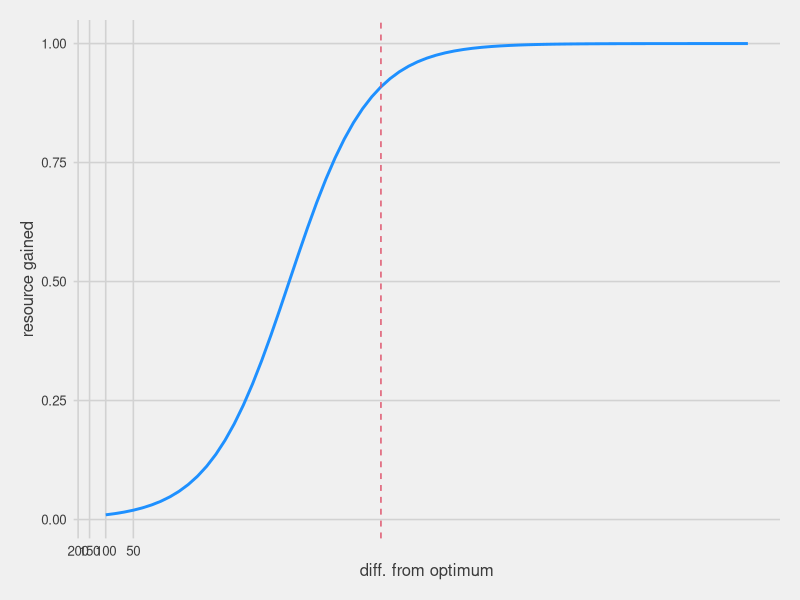
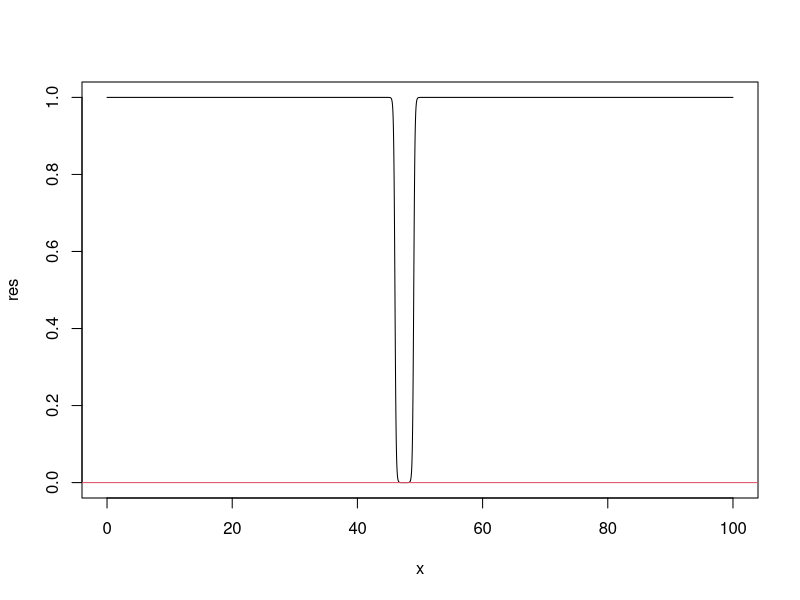

Recreate these plots in R, in order.
#### code to show initial assumptions ####

# Code author Pratik Gupte
# PhD student
# MARM group, GELIFES-RUG, NL
# Contact p.r.gupte@rug.nl

#### load libs ####

library(ggplot2)
# reverse log trans func
library("scales")
reverselog_trans <- function(base = exp(1)) {
  trans <- function(x) -log(x, base)
  inv <- function(x) base^(-x)
  trans_new(paste0("reverselog-", format(base)), trans, inv, 
            log_breaks(base = base), 
            domain = c(1e-100, Inf))
}

# themes
library(ggthemes)

#### prep resource ~ distance plot ####

div = 10^seq(-5,2,0.1)
a = 1/(1+(div))

# energy as a function of distance from peak
ggplot()+
  geom_path(aes(x = div, y = a), col = "dodgerblue", size = 1)+
  geom_vline(xintercept = c(0.1), col = 2, lty = 2)+
  scale_x_continuous(trans = reverselog_trans(10))+
  theme_fivethirtyeight()+
  theme(axis.title = element_text())+
  labs(x = "diff. from optimum", y = "resource gained")

#### looking at continuous agent depletion ####
# is the distribution wrapped?
x = seq(0,100,0.01)
maxland = 100
pos = 95
# this is the distance on a ring
diffpos = matrix(c(abs(x - pos), maxland - abs(x - pos)), ncol = 2, byrow = T)
distonring = apply(diffpos, 1, min)
res = 1/(1 + exp(-5*(distonring - 3)))
#res = 1 - dep
plot(x, res, type = "l")
abline(h = 0, col = 2)
